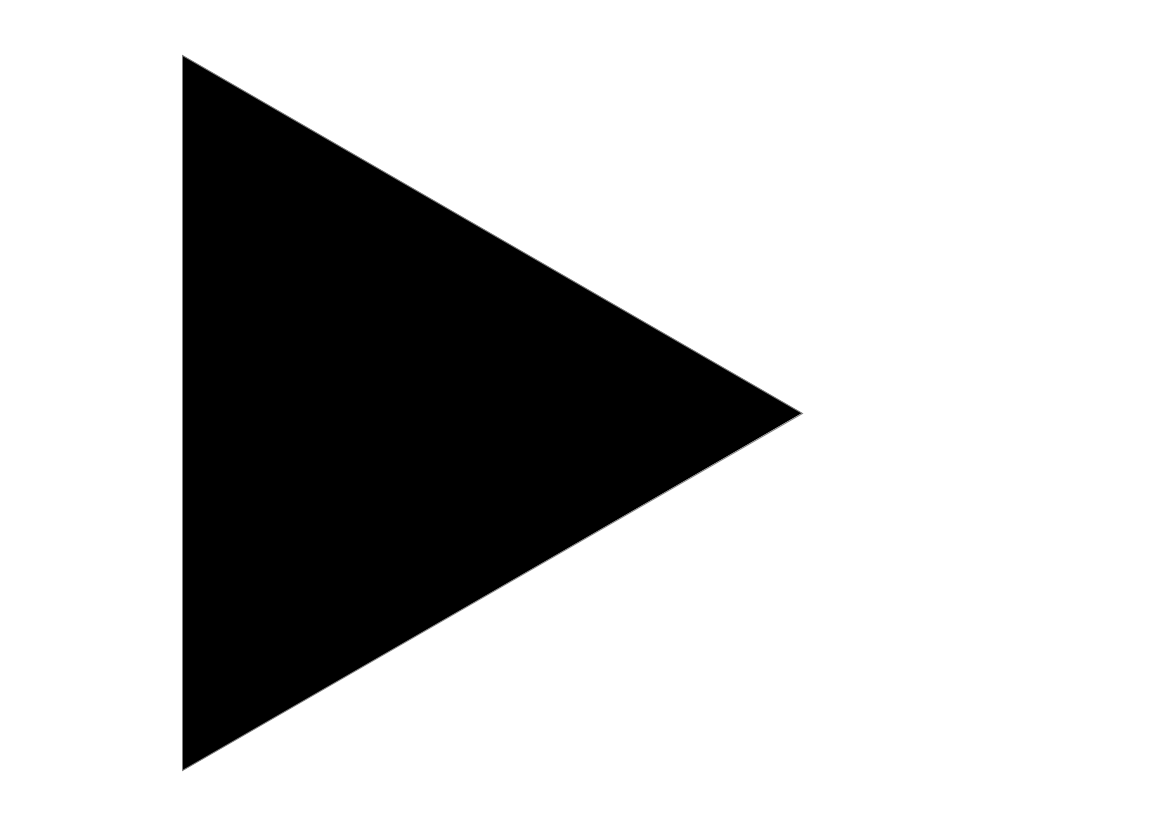
Frame 1 (no input)
Frame 60 (the mouse pressed at the canvas centre just before this capture): identical to frame 1, image omitted
Frame 120 (the mouse held since frame 60 and released just before this capture): identical to frame 1, image omitted

The Processing sketch that drew this single still picture (run headless with seeded random() and noise(); from frame 60 on, the mouse is pressed at the canvas centre):

// Processing sketch: Gasket
// ── Gasket.pde
int count = 0;
int x;
int y;
int rad;

void setup() {
  //size(2339, 1654);
  size(1169, 827);
  
  x = width / 3;
  y = height / 2;
  rad = height / 2;
  
  colorMode(HSB, 1);
  background(0, 0, 1);
  
  stroke(0.5);
  fill(0);
  DrawGasket(x, y, rad, count);  
}

void draw() {}

void mouseClicked() {
  if (mouseButton == LEFT) {
    background(0, 0, 1);
    count++;
    DrawGasket(x, y, rad, count);
  } else {
    String namePNG = "lsystem_koch_" + count + ".png";
    save(namePNG);
  }
}

void DrawGasket(float x, float y, float r, int grade) {
  if (grade > 0) {
    DrawGasket(x + r / 2, y, r / 2, grade - 1);
    DrawGasket(x - r / 4, y - r / 4 * sqrt(3), r / 2, grade - 1);
    DrawGasket(x - r / 4, y + r / 4 * sqrt(3), r / 2, grade - 1);
  }
  else
    drawPolygon((int)x, (int)y, (int)r, 3);
}

void drawPolygon(int x, int y, int r, int vertexNum) {
  pushMatrix();
  translate(x, y);
  beginShape();
  for (int i = 0; i < vertexNum; i++) {
    vertex(r*cos(radians(360*i/vertexNum)), r*sin(radians(360*i/vertexNum)));
  }
  endShape(CLOSE);
  popMatrix();
}
